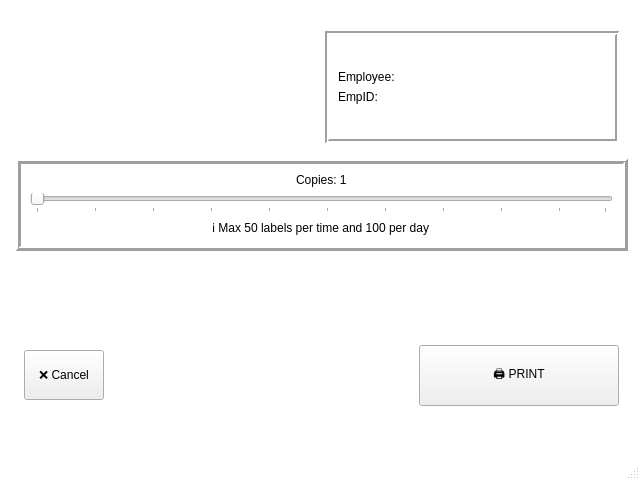
<?xml version="1.0" encoding="UTF-8"?>
<ui version="4.0">
 <class>MainWindow</class>
 <widget class="QMainWindow" name="MainWindow">
  <property name="geometry">
   <rect>
    <x>0</x>
    <y>0</y>
    <width>640</width>
    <height>480</height>
   </rect>
  </property>
  <property name="windowTitle">
   <string>Print Labels</string>
  </property>
  <property name="autoFillBackground">
   <bool>false</bool>
  </property>
  <property name="styleSheet">
   <string notr="true">QMainWindow {
    background-color: white;
}</string>
  </property>
  <widget class="QWidget" name="centralwidget">
   <widget class="QStackedWidget" name="stackedWidget">
    <property name="geometry">
     <rect>
      <x>0</x>
      <y>0</y>
      <width>641</width>
      <height>421</height>
     </rect>
    </property>
    <property name="currentIndex">
     <number>2</number>
    </property>
    <widget class="QWidget" name="startPage">
     <widget class="QFrame" name="startFrame">
      <property name="geometry">
       <rect>
        <x>0</x>
        <y>20</y>
        <width>641</width>
        <height>411</height>
       </rect>
      </property>
      <property name="frameShape">
       <enum>QFrame::Shape::NoFrame</enum>
      </property>
      <property name="frameShadow">
       <enum>QFrame::Shadow::Raised</enum>
      </property>
      <layout class="QVBoxLayout" name="verticalLayout_13">
       <item alignment="Qt::AlignmentFlag::AlignRight|Qt::AlignmentFlag::AlignVCenter">
        <widget class="QLabel" name="dateTimeLabel">
         <property name="text">
          <string>Date and Time</string>
         </property>
         <property name="alignment">
          <set>Qt::AlignmentFlag::AlignRight|Qt::AlignmentFlag::AlignTrailing|Qt::AlignmentFlag::AlignVCenter</set>
         </property>
        </widget>
       </item>
       <item>
        <spacer name="verticalSpacer_5">
         <property name="orientation">
          <enum>Qt::Orientation::Vertical</enum>
         </property>
         <property name="sizeHint" stdset="0">
          <size>
           <width>20</width>
           <height>40</height>
          </size>
         </property>
        </spacer>
       </item>
       <item alignment="Qt::AlignmentFlag::AlignHCenter|Qt::AlignmentFlag::AlignVCenter">
        <widget class="QPushButton" name="startBtn">
         <property name="sizePolicy">
          <sizepolicy hsizetype="Fixed" vsizetype="Fixed">
           <horstretch>0</horstretch>
           <verstretch>0</verstretch>
          </sizepolicy>
         </property>
         <property name="minimumSize">
          <size>
           <width>380</width>
           <height>190</height>
          </size>
         </property>
         <property name="styleSheet">
          <string notr="true">QPushButton {
    border-image: url(:/static/img/start.png) 0 0 0 0 stretch stretch;
    border: none; /* Removes the default button border */
}</string>
         </property>
         <property name="text">
          <string/>
         </property>
         <property name="checkable">
          <bool>false</bool>
         </property>
         <property name="flat">
          <bool>false</bool>
         </property>
        </widget>
       </item>
       <item>
        <spacer name="verticalSpacer_6">
         <property name="orientation">
          <enum>Qt::Orientation::Vertical</enum>
         </property>
         <property name="sizeHint" stdset="0">
          <size>
           <width>20</width>
           <height>40</height>
          </size>
         </property>
        </spacer>
       </item>
      </layout>
     </widget>
    </widget>
    <widget class="QWidget" name="scanPage">
     <widget class="QFrame" name="scanFrame">
      <property name="geometry">
       <rect>
        <x>3</x>
        <y>15</y>
        <width>631</width>
        <height>411</height>
       </rect>
      </property>
      <property name="frameShape">
       <enum>QFrame::Shape::NoFrame</enum>
      </property>
      <property name="frameShadow">
       <enum>QFrame::Shadow::Raised</enum>
      </property>
      <layout class="QVBoxLayout" name="verticalLayout_14">
       <item>
        <spacer name="verticalSpacer_4">
         <property name="orientation">
          <enum>Qt::Orientation::Vertical</enum>
         </property>
         <property name="sizeHint" stdset="0">
          <size>
           <width>20</width>
           <height>40</height>
          </size>
         </property>
        </spacer>
       </item>
       <item alignment="Qt::AlignmentFlag::AlignHCenter|Qt::AlignmentFlag::AlignVCenter">
        <widget class="QLabel" name="scanLabel">
         <property name="font">
          <font>
           <pointsize>40</pointsize>
          </font>
         </property>
         <property name="text">
          <string>Scan your card...</string>
         </property>
         <property name="scaledContents">
          <bool>false</bool>
         </property>
        </widget>
       </item>
       <item alignment="Qt::AlignmentFlag::AlignHCenter|Qt::AlignmentFlag::AlignVCenter">
        <widget class="QLabel" name="scanImg">
         <property name="text">
          <string/>
         </property>
         <property name="pixmap">
          <pixmap resource="resources.qrc">:/static/img/scan.png</pixmap>
         </property>
         <property name="scaledContents">
          <bool>true</bool>
         </property>
        </widget>
       </item>
       <item>
        <spacer name="verticalSpacer_3">
         <property name="orientation">
          <enum>Qt::Orientation::Vertical</enum>
         </property>
         <property name="sizeHint" stdset="0">
          <size>
           <width>20</width>
           <height>40</height>
          </size>
         </property>
        </spacer>
       </item>
       <item alignment="Qt::AlignmentFlag::AlignHCenter">
        <widget class="QPushButton" name="cancelBtnScan">
         <property name="minimumSize">
          <size>
           <width>0</width>
           <height>50</height>
          </size>
         </property>
         <property name="maximumSize">
          <size>
           <width>150</width>
           <height>16777215</height>
          </size>
         </property>
         <property name="text">
          <string>❌ Cancel</string>
         </property>
        </widget>
       </item>
      </layout>
     </widget>
    </widget>
    <widget class="QWidget" name="printPage">
     <widget class="QFrame" name="printFrame">
      <property name="enabled">
       <bool>true</bool>
      </property>
      <property name="geometry">
       <rect>
        <x>6</x>
        <y>13</y>
        <width>631</width>
        <height>411</height>
       </rect>
      </property>
      <property name="frameShape">
       <enum>QFrame::Shape::NoFrame</enum>
      </property>
      <property name="frameShadow">
       <enum>QFrame::Shadow::Raised</enum>
      </property>
      <layout class="QVBoxLayout" name="verticalLayout_10">
       <item>
        <widget class="QFrame" name="frame_1">
         <property name="frameShape">
          <enum>QFrame::Shape::NoFrame</enum>
         </property>
         <property name="frameShadow">
          <enum>QFrame::Shadow::Raised</enum>
         </property>
         <layout class="QHBoxLayout" name="horizontalLayout_7">
          <item alignment="Qt::AlignmentFlag::AlignHCenter">
           <widget class="QLabel" name="printImg">
            <property name="frameShape">
             <enum>QFrame::Shape::NoFrame</enum>
            </property>
            <property name="text">
             <string/>
            </property>
            <property name="pixmap">
             <pixmap resource="resources.qrc">:/static/img/printer.png</pixmap>
            </property>
           </widget>
          </item>
          <item>
           <widget class="QFrame" name="frame_2">
            <property name="frameShape">
             <enum>QFrame::Shape::Box</enum>
            </property>
            <property name="frameShadow">
             <enum>QFrame::Shadow::Sunken</enum>
            </property>
            <property name="lineWidth">
             <number>2</number>
            </property>
            <layout class="QVBoxLayout" name="verticalLayout_11">
             <item>
              <spacer name="verticalSpacer_1">
               <property name="orientation">
                <enum>Qt::Orientation::Vertical</enum>
               </property>
               <property name="sizeHint" stdset="0">
                <size>
                 <width>20</width>
                 <height>26</height>
                </size>
               </property>
              </spacer>
             </item>
             <item alignment="Qt::AlignmentFlag::AlignLeft">
              <widget class="QLabel" name="empName">
               <property name="text">
                <string>Employee: </string>
               </property>
              </widget>
             </item>
             <item alignment="Qt::AlignmentFlag::AlignLeft">
              <widget class="QLabel" name="empId">
               <property name="text">
                <string>EmpID: </string>
               </property>
              </widget>
             </item>
             <item>
              <spacer name="verticalSpacer_2">
               <property name="orientation">
                <enum>Qt::Orientation::Vertical</enum>
               </property>
               <property name="sizeHint" stdset="0">
                <size>
                 <width>20</width>
                 <height>26</height>
                </size>
               </property>
              </spacer>
             </item>
            </layout>
           </widget>
          </item>
         </layout>
        </widget>
       </item>
       <item>
        <widget class="QFrame" name="frame_3">
         <property name="frameShape">
          <enum>QFrame::Shape::Box</enum>
         </property>
         <property name="frameShadow">
          <enum>QFrame::Shadow::Raised</enum>
         </property>
         <property name="lineWidth">
          <number>3</number>
         </property>
         <layout class="QVBoxLayout" name="verticalLayout_12">
          <item alignment="Qt::AlignmentFlag::AlignHCenter">
           <widget class="QLabel" name="copiesValue">
            <property name="text">
             <string>Copies: 1</string>
            </property>
           </widget>
          </item>
          <item>
           <widget class="QSlider" name="copiesSlider">
            <property name="minimum">
             <number>1</number>
            </property>
            <property name="maximum">
             <number>50</number>
            </property>
            <property name="singleStep">
             <number>5</number>
            </property>
            <property name="value">
             <number>1</number>
            </property>
            <property name="orientation">
             <enum>Qt::Orientation::Horizontal</enum>
            </property>
            <property name="invertedControls">
             <bool>false</bool>
            </property>
            <property name="tickPosition">
             <enum>QSlider::TickPosition::TicksBelow</enum>
            </property>
            <property name="tickInterval">
             <number>5</number>
            </property>
           </widget>
          </item>
          <item alignment="Qt::AlignmentFlag::AlignHCenter">
           <widget class="QLabel" name="copiesInfo">
            <property name="text">
             <string>ℹ️ Max 50 labels per time and 100 per day</string>
            </property>
           </widget>
          </item>
         </layout>
        </widget>
       </item>
       <item>
        <spacer name="verticalSpacer">
         <property name="orientation">
          <enum>Qt::Orientation::Vertical</enum>
         </property>
         <property name="sizeHint" stdset="0">
          <size>
           <width>20</width>
           <height>40</height>
          </size>
         </property>
        </spacer>
       </item>
       <item>
        <widget class="QFrame" name="frame_4">
         <property name="frameShape">
          <enum>QFrame::Shape::NoFrame</enum>
         </property>
         <property name="frameShadow">
          <enum>QFrame::Shadow::Raised</enum>
         </property>
         <layout class="QHBoxLayout" name="horizontalLayout_8">
          <item>
           <widget class="QPushButton" name="cancelBtnPrint">
            <property name="minimumSize">
             <size>
              <width>0</width>
              <height>50</height>
             </size>
            </property>
            <property name="text">
             <string>❌ Cancel</string>
            </property>
           </widget>
          </item>
          <item>
           <spacer name="horizontalSpacer">
            <property name="orientation">
             <enum>Qt::Orientation::Horizontal</enum>
            </property>
            <property name="sizeHint" stdset="0">
             <size>
              <width>40</width>
              <height>20</height>
             </size>
            </property>
           </spacer>
          </item>
          <item>
           <widget class="QPushButton" name="printBtn">
            <property name="sizePolicy">
             <sizepolicy hsizetype="Minimum" vsizetype="Expanding">
              <horstretch>0</horstretch>
              <verstretch>0</verstretch>
             </sizepolicy>
            </property>
            <property name="minimumSize">
             <size>
              <width>200</width>
              <height>0</height>
             </size>
            </property>
            <property name="text">
             <string>🖨️ PRINT</string>
            </property>
           </widget>
          </item>
         </layout>
        </widget>
       </item>
      </layout>
     </widget>
    </widget>
   </widget>
  </widget>
  <widget class="QMenuBar" name="menubar">
   <property name="geometry">
    <rect>
     <x>0</x>
     <y>0</y>
     <width>640</width>
     <height>30</height>
    </rect>
   </property>
  </widget>
  <widget class="QStatusBar" name="statusbar"/>
 </widget>
 <resources>
  <include location="resources.qrc"/>
 </resources>
 <connections/>
</ui>
